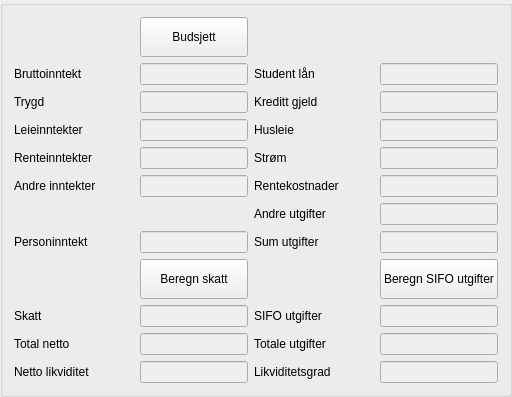
                <widget class="QGroupBox" name="group_box_budsjett">
                 <property name="autoFillBackground">
                  <bool>false</bool>
                 </property>
                 <property name="title">
                  <string/>
                 </property>
                 <property name="flat">
                  <bool>false</bool>
                 </property>
                 <property name="checkable">
                  <bool>false</bool>
                 </property>
                 <layout class="QGridLayout" name="gridLayout_5">
                  <item row="12" column="2">
                   <widget class="QLabel" name="label_likviditetsgrad">
                    <property name="text">
                     <string>Likviditetsgrad</string>
                    </property>
                    <property name="buddy">
                     <cstring>line_edit_likviditetsgrad</cstring>
                    </property>
                   </widget>
                  </item>
                  <item row="4" column="2">
                   <widget class="QLabel" name="label_husleie">
                    <property name="text">
                     <string>Husleie</string>
                    </property>
                    <property name="buddy">
                     <cstring>line_edit_husleie_total</cstring>
                    </property>
                   </widget>
                  </item>
                  <item row="7" column="2">
                   <widget class="QLabel" name="label_andre_utgifter">
                    <property name="text">
                     <string>Andre utgifter</string>
                    </property>
                    <property name="buddy">
                     <cstring>line_edit_andre_utgifter_total</cstring>
                    </property>
                   </widget>
                  </item>
                  <item row="8" column="3">
                   <widget class="QLineEdit" name="line_edit_sum_utgifter_total">
                    <property name="enabled">
                     <bool>false</bool>
                    </property>
                   </widget>
                  </item>
                  <item row="11" column="0">
                   <widget class="QLabel" name="label_total_netto">
                    <property name="text">
                     <string>Total netto</string>
                    </property>
                    <property name="alignment">
                     <set>Qt::AlignLeading|Qt::AlignLeft|Qt::AlignVCenter</set>
                    </property>
                    <property name="buddy">
                     <cstring>line_edit_total_netto</cstring>
                    </property>
                   </widget>
                  </item>
                  <item row="4" column="0">
                   <widget class="QLabel" name="label_leieinntekt">
                    <property name="text">
                     <string>Leieinntekter</string>
                    </property>
                    <property name="buddy">
                     <cstring>line_edit_leieinntekt_total</cstring>
                    </property>
                   </widget>
                  </item>
                  <item row="7" column="3">
                   <widget class="QLineEdit" name="line_edit_andre_utgifter_total">
                    <property name="enabled">
                     <bool>false</bool>
                    </property>
                    <property name="clearButtonEnabled">
                     <bool>false</bool>
                    </property>
                   </widget>
                  </item>
                  <item row="8" column="2">
                   <widget class="QLabel" name="label_sum_utgifter">
                    <property name="text">
                     <string>Sum utgifter</string>
                    </property>
                   </widget>
                  </item>
                  <item row="12" column="0">
                   <widget class="QLabel" name="label_netto_likviditet">
                    <property name="text">
                     <string>Netto likviditet</string>
                    </property>
                    <property name="buddy">
                     <cstring>line_edit_netto_likviditet</cstring>
                    </property>
                   </widget>
                  </item>
                  <item row="11" column="2">
                   <widget class="QLabel" name="label_totale_utgifter">
                    <property name="text">
                     <string>Totale utgifter</string>
                    </property>
                    <property name="buddy">
                     <cstring>line_edit_totale_utgifter</cstring>
                    </property>
                   </widget>
                  </item>
                  <item row="10" column="3">
                   <widget class="QLineEdit" name="line_edit_sifo_utgifter">
                    <property name="enabled">
                     <bool>false</bool>
                    </property>
                    <property name="clearButtonEnabled">
                     <bool>false</bool>
                    </property>
                   </widget>
                  </item>
                  <item row="11" column="1">
                   <widget class="QLineEdit" name="line_edit_total_netto">
                    <property name="enabled">
                     <bool>false</bool>
                    </property>
                    <property name="clearButtonEnabled">
                     <bool>false</bool>
                    </property>
                   </widget>
                  </item>
                  <item row="2" column="3">
                   <widget class="QLineEdit" name="line_edit_student_lan_total">
                    <property name="enabled">
                     <bool>false</bool>
                    </property>
                    <property name="minimumSize">
                     <size>
                      <width>0</width>
                      <height>0</height>
                     </size>
                    </property>
                    <property name="clearButtonEnabled">
                     <bool>false</bool>
                    </property>
                   </widget>
                  </item>
                  <item row="3" column="3">
                   <widget class="QLineEdit" name="line_edit_kreditt_gjeld_total">
                    <property name="enabled">
                     <bool>false</bool>
                    </property>
                    <property name="clearButtonEnabled">
                     <bool>false</bool>
                    </property>
                   </widget>
                  </item>
                  <item row="2" column="0">
                   <widget class="QLabel" name="label_brutto_inntekter">
                    <property name="minimumSize">
                     <size>
                      <width>120</width>
                      <height>0</height>
                     </size>
                    </property>
                    <property name="text">
                     <string>Bruttoinntekt</string>
                    </property>
                    <property name="buddy">
                     <cstring>line_edit_brutto_inntekt_total</cstring>
                    </property>
                   </widget>
                  </item>
                  <item row="3" column="0">
                   <widget class="QLabel" name="label_trygde_inntekt">
                    <property name="text">
                     <string>Trygd</string>
                    </property>
                    <property name="buddy">
                     <cstring>line_edit_trygde_inntekt_total</cstring>
                    </property>
                   </widget>
                  </item>
                  <item row="4" column="3">
                   <widget class="QLineEdit" name="line_edit_husleie_total">
                    <property name="enabled">
                     <bool>false</bool>
                    </property>
                    <property name="clearButtonEnabled">
                     <bool>false</bool>
                    </property>
                   </widget>
                  </item>
                  <item row="4" column="1">
                   <widget class="QLineEdit" name="line_edit_leieinntekt_total">
                    <property name="enabled">
                     <bool>false</bool>
                    </property>
                    <property name="clearButtonEnabled">
                     <bool>false</bool>
                    </property>
                   </widget>
                  </item>
                  <item row="3" column="1">
                   <widget class="QLineEdit" name="line_edit_trygde_inntekt_total">
                    <property name="enabled">
                     <bool>false</bool>
                    </property>
                    <property name="clearButtonEnabled">
                     <bool>false</bool>
                    </property>
                   </widget>
                  </item>
                  <item row="2" column="1">
                   <widget class="QLineEdit" name="line_edit_brutto_inntekt_total">
                    <property name="enabled">
                     <bool>false</bool>
                    </property>
                    <property name="minimumSize">
                     <size>
                      <width>0</width>
                      <height>0</height>
                     </size>
                    </property>
                    <property name="clearButtonEnabled">
                     <bool>false</bool>
                    </property>
                   </widget>
                  </item>
                  <item row="3" column="2">
                   <widget class="QLabel" name="label_kreditt_gjeld">
                    <property name="text">
                     <string>Kreditt gjeld</string>
                    </property>
                    <property name="buddy">
                     <cstring>line_edit_kreditt_gjeld_total</cstring>
                    </property>
                   </widget>
                  </item>
                  <item row="10" column="1">
                   <widget class="QLineEdit" name="line_edit_beregnet_skatt_per_mnd_beloep">
                    <property name="enabled">
                     <bool>false</bool>
                    </property>
                    <property name="clearButtonEnabled">
                     <bool>false</bool>
                    </property>
                   </widget>
                  </item>
                  <item row="9" column="3">
                   <widget class="QPushButton" name="push_button_sifo_utgifter">
                    <property name="minimumSize">
                     <size>
                      <width>0</width>
                      <height>40</height>
                     </size>
                    </property>
                    <property name="text">
                     <string>Beregn SIFO utgifter</string>
                    </property>
                    <property name="icon">
                     <iconset resource="../../images/img.qrc">
                      <normaloff>:/img/expense.svg</normaloff>:/img/expense.svg</iconset>
                    </property>
                   </widget>
                  </item>
                  <item row="9" column="1">
                   <widget class="QPushButton" name="push_button_skatt">
                    <property name="minimumSize">
                     <size>
                      <width>0</width>
                      <height>40</height>
                     </size>
                    </property>
                    <property name="text">
                     <string>Beregn skatt</string>
                    </property>
                    <property name="icon">
                     <iconset resource="../../images/img.qrc">
                      <normaloff>:/img/tax.svg</normaloff>:/img/tax.svg</iconset>
                    </property>
                   </widget>
                  </item>
                  <item row="11" column="3">
                   <widget class="QLineEdit" name="line_edit_totale_utgifter">
                    <property name="enabled">
                     <bool>false</bool>
                    </property>
                    <property name="clearButtonEnabled">
                     <bool>false</bool>
                    </property>
                   </widget>
                  </item>
                  <item row="12" column="3">
                   <widget class="QLineEdit" name="line_edit_likviditetsgrad">
                    <property name="enabled">
                     <bool>false</bool>
                    </property>
                    <property name="clearButtonEnabled">
                     <bool>false</bool>
                    </property>
                   </widget>
                  </item>
                  <item row="6" column="1">
                   <widget class="QLineEdit" name="line_edit_andre_inntekter_total">
                    <property name="enabled">
                     <bool>false</bool>
                    </property>
                   </widget>
                  </item>
                  <item row="10" column="2">
                   <widget class="QLabel" name="label_sifo">
                    <property name="text">
                     <string>SIFO utgifter</string>
                    </property>
                   </widget>
                  </item>
                  <item row="12" column="1">
                   <widget class="QLineEdit" name="line_edit_netto_likviditet">
                    <property name="enabled">
                     <bool>false</bool>
                    </property>
                    <property name="clearButtonEnabled">
                     <bool>false</bool>
                    </property>
                   </widget>
                  </item>
                  <item row="6" column="0">
                   <widget class="QLabel" name="label_andre_inntekter">
                    <property name="text">
                     <string>Andre inntekter</string>
                    </property>
                   </widget>
                  </item>
                  <item row="2" column="2">
                   <widget class="QLabel" name="label_student_lan">
                    <property name="minimumSize">
                     <size>
                      <width>120</width>
                      <height>0</height>
                     </size>
                    </property>
                    <property name="text">
                     <string>Student lån</string>
                    </property>
                    <property name="buddy">
                     <cstring>line_edit_student_lan_total</cstring>
                    </property>
                   </widget>
                  </item>
                  <item row="10" column="0">
                   <widget class="QLabel" name="label_skatt">
                    <property name="text">
                     <string>Skatt</string>
                    </property>
                   </widget>
                  </item>
                  <item row="1" column="1">
                   <widget class="QPushButton" name="push_button_budsjett">
                    <property name="minimumSize">
                     <size>
                      <width>0</width>
                      <height>40</height>
                     </size>
                    </property>
                    <property name="text">
                     <string>Budsjett</string>
                    </property>
                    <property name="icon">
                     <iconset resource="../../images/img.qrc">
                      <normaloff>:/img/budget.svg</normaloff>:/img/budget.svg</iconset>
                    </property>
                   </widget>
                  </item>
                  <item row="5" column="0">
                   <widget class="QLabel" name="label_renteinntekter">
                    <property name="text">
                     <string>Renteinntekter</string>
                    </property>
                   </widget>
                  </item>
                  <item row="5" column="1">
                   <widget class="QLineEdit" name="line_edit_renteinntekter_total">
                    <property name="enabled">
                     <bool>false</bool>
                    </property>
                   </widget>
                  </item>
                  <item row="5" column="2">
                   <widget class="QLabel" name="label_strom">
                    <property name="text">
                     <string>Strøm</string>
                    </property>
                    <property name="buddy">
                     <cstring>line_edit_strom_total</cstring>
                    </property>
                   </widget>
                  </item>
                  <item row="5" column="3">
                   <widget class="QLineEdit" name="line_edit_strom_total">
                    <property name="enabled">
                     <bool>false</bool>
                    </property>
                    <property name="clearButtonEnabled">
                     <bool>false</bool>
                    </property>
                   </widget>
                  </item>
                  <item row="6" column="2">
                   <widget class="QLabel" name="label_rentekostnader">
                    <property name="text">
                     <string>Rentekostnader</string>
                    </property>
                   </widget>
                  </item>
                  <item row="6" column="3">
                   <widget class="QLineEdit" name="line_edit_rentekostnader_total">
                    <property name="enabled">
                     <bool>false</bool>
                    </property>
                   </widget>
                  </item>
                  <item row="8" column="0">
                   <widget class="QLabel" name="label_personinntekt">
                    <property name="text">
                     <string>Personinntekt</string>
                    </property>
                   </widget>
                  </item>
                  <item row="8" column="1">
                   <widget class="QLineEdit" name="line_edit_personinntekt_total">
                    <property name="enabled">
                     <bool>false</bool>
                    </property>
                   </widget>
                  </item>
                 </layout>
                </widget>
